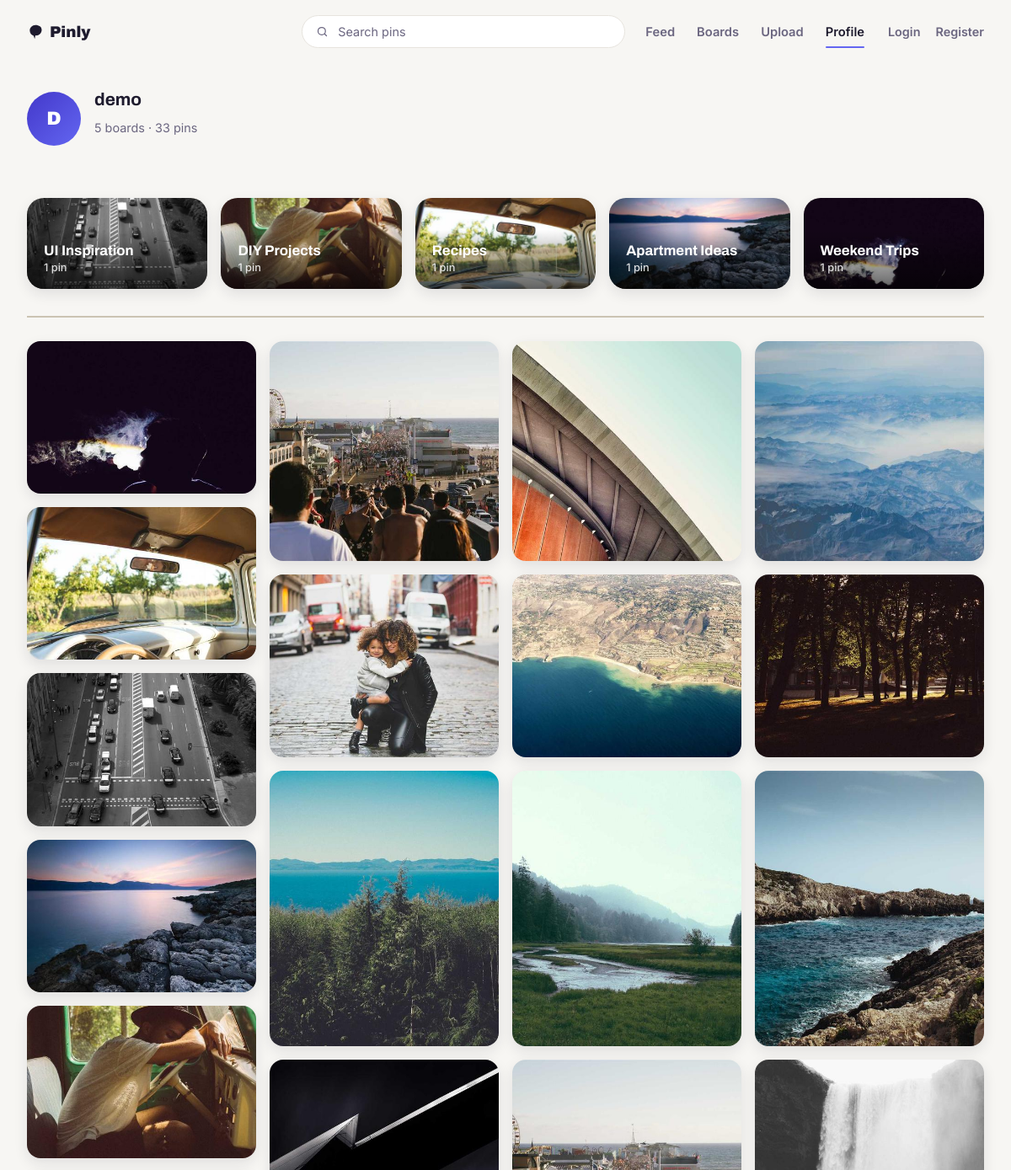
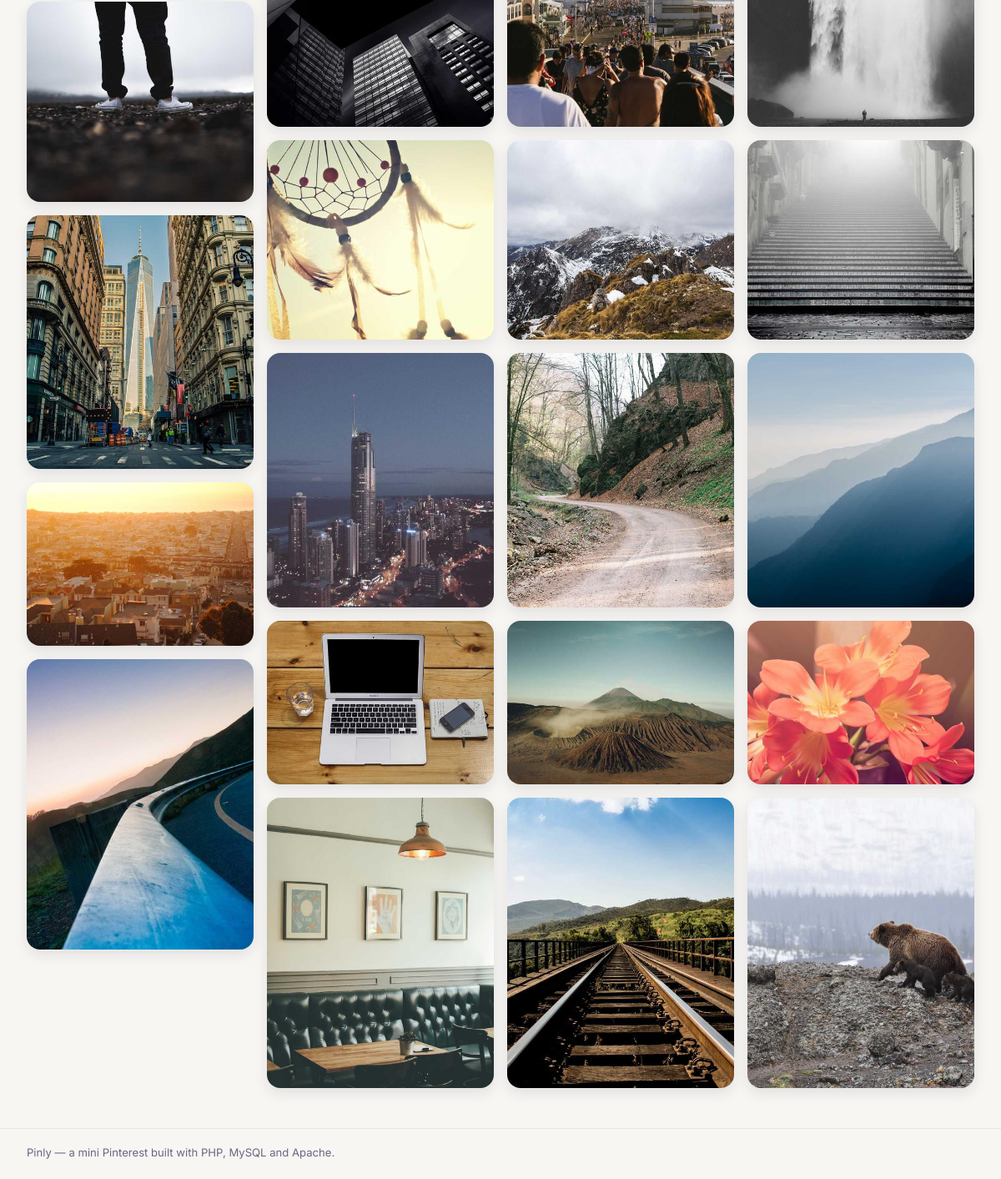
Screenshot of /profile.php?username=demo with the database file from the repository (2 pictures, top to bottom).
### tables this page shows
CREATE TABLE users (
  id INT UNSIGNED AUTO_INCREMENT PRIMARY KEY,
  username VARCHAR(50) NOT NULL UNIQUE,
  email VARCHAR(255) NOT NULL UNIQUE,
  password_hash VARCHAR(255) NOT NULL,
  created_at TIMESTAMP NOT NULL DEFAULT CURRENT_TIMESTAMP
);

CREATE TABLE boards (
  id INT UNSIGNED AUTO_INCREMENT PRIMARY KEY,
  user_id INT UNSIGNED NOT NULL,
  name VARCHAR(100) NOT NULL,
  created_at TIMESTAMP NOT NULL DEFAULT CURRENT_TIMESTAMP,
  FOREIGN KEY (user_id) REFERENCES users(id) ON DELETE CASCADE,
  INDEX idx_boards_user_id (user_id),
  UNIQUE KEY uq_boards_user_name (user_id, name)
);

CREATE TABLE pins (
  id INT UNSIGNED AUTO_INCREMENT PRIMARY KEY,
  user_id INT UNSIGNED NOT NULL,
  image_path VARCHAR(255) NOT NULL,
  title VARCHAR(150) NOT NULL,
  description TEXT,
  created_at TIMESTAMP NOT NULL DEFAULT CURRENT_TIMESTAMP,
  FOREIGN KEY (user_id) REFERENCES users(id) ON DELETE CASCADE,
  INDEX idx_pins_user_id (user_id),
  INDEX idx_pins_created_at (created_at)
);

### includes/functions.php (called while the page is built, shortened)
<?php
function e(?string $value): string
{
    return htmlspecialchars($value ?? '', ENT_QUOTES, 'UTF-8');
}
function pin_aspect_ratio(string $relativePath): string
{
    $size = @getimagesize(__DIR__ . '/../public/' . $relativePath);
    return $size[0] . ' / ' . $size[1];
}
function pin_count_label(int $count): string
{
    return $count . ' pin' . ($count === 1 ? '' : 's');
}

### includes/auth.php (called while the page is built, shortened)
<?php
function current_user_id(): ?int
{
    return $_SESSION['user_id'] ?? null;
}
function current_user(PDO $pdo): ?array
{
    $id = current_user_id();
    if ($id === null) {
        return null;
    }
    $stmt = $pdo->prepare('SELECT id, username, email FROM users WHERE id = ?');
    $stmt->execute([$id]);
    $user = $stmt->fetch();
    return $user ?: null;
}

### public/profile.php (the view, shortened to what this page needs)
<?php
require __DIR__ . '/../includes/bootstrap.php';
$username = trim($_GET['username'] ?? '');
if ($username === '') {
    require_login();
    $stmt = $pdo->prepare('SELECT id, username, created_at FROM users WHERE id = ?');
    $stmt->execute([current_user_id()]);
} else {
    $stmt = $pdo->prepare('SELECT id, username, created_at FROM users WHERE username = ?');
    $stmt->execute([$username]);
}
$profileUser = $stmt->fetch();
$stmt = $pdo->prepare(
    'SELECT boards.id, boards.name,
            COUNT(board_pins.pin_id) AS pin_count,
            (SELECT p.image_path FROM board_pins bp
               JOIN pins p ON p.id = bp.pin_id
              WHERE bp.board_id = boards.id
              ORDER BY bp.added_at DESC LIMIT 1) AS cover_image
     FROM boards
     LEFT JOIN board_pins ON board_pins.board_id = boards.id
     WHERE boards.user_id = ?
     GROUP BY boards.id
     ORDER BY boards.created_at DESC'
);
$stmt->execute([$profileUser['id']]);
$boards = $stmt->fetchAll();
$stmt = $pdo->prepare('SELECT id, image_path, title FROM pins WHERE user_id = ? ORDER BY created_at DESC');
$stmt->execute([$profileUser['id']]);
$pins = $stmt->fetchAll();
$activeTab = 'profile';
require __DIR__ . '/../includes/header.php';
?>
<div class="profile-header">
  <div class="avatar"><?= e(strtoupper(substr($profileUser['username'], 0, 1))) ?></div>
  <div>
    <h1><?= e($profileUser['username']) ?></h1>
    <p class="sub"><?= count($boards) ?> board<?= count($boards) === 1 ? '' : 's' ?> · <?= pin_count_label(count($pins)) ?></p>
  </div>
</div>
<section class="section">
  <?php if (!$boards): ?>
    <p class="boards-empty">No boards yet.</p>
  <?php else: ?>
    <div class="boards-row">
      <?php foreach ($boards as $board): ?>
        <?php if ($board['cover_image']): ?>
          <a class="board-card photo" href="board.php?id=<?= (int) $board['id'] ?>">
            <div class="art"><img data-src="<?= e($board['cover_image']) ?>" alt=""></div>
            <h3><?= e($board['name']) ?></h3>
            <span class="count"><?= pin_count_label((int) $board['pin_count']) ?></span>
          </a>
        <?php endif; ?>
      <?php endforeach; ?>
    </div>
  <?php endif; ?>
</section>
<section class="section"><hr class="divider"></section>
<section class="section">
  <?php if (!$pins): ?>
    <p class="masonry-empty">No pins yet.</p>
  <?php else: ?>
    <div class="masonry">
      <?php foreach ($pins as $pin): ?>
        <div class="pin-card">
          <a class="art-link" href="pin.php?id=<?= (int) $pin['id'] ?>">
            <div class="art" style="aspect-ratio: <?= pin_aspect_ratio($pin['image_path']) ?>;"><img data-src="<?= e($pin['image_path']) ?>" alt="<?= e($pin['title']) ?>"></div>
          </a>
        </div>
      <?php endforeach; ?>
    </div>
  <?php endif; ?>
</section>
<?php require __DIR__ . '/../includes/footer.php'; ?>

### includes/header.php (shortened to what this page needs)
<!doctype html>
<html lang="en">
<head>
<link rel="stylesheet" href="assets/css/style.css">
</head>
<body>
<?php require __DIR__ . '/nav.php'; ?>

### includes/nav.php
<?php
$activeTab = $activeTab ?? '';
$viewer = current_user($pdo);
?>
<div class="topbar">
  <a class="brand" href="index.php">
    <svg width="20" height="20" viewBox="0 0 24 24" fill="none">
      <path d="M12 2C7.58 2 4 5.58 4 10c0 3.5 2.3 6.47 5.5 7.5L11 22l1-5.1c.33.03.66.1 1 .1 4.42 0 8-3.58 8-8s-3.58-7-9-7z" fill="currentColor"/>
    </svg>
    Pinly
  </a>
  <form class="search" action="index.php" method="get">
    <svg width="15" height="15" viewBox="0 0 24 24" fill="none" stroke="currentColor" stroke-width="2" stroke-linecap="round" stroke-linejoin="round">
      <circle cx="11" cy="11" r="7"/><path d="m20 20-3.5-3.5"/>
    </svg>
    <input type="text" name="q" placeholder="Search pins" value="<?= e($_GET['q'] ?? '') ?>">
  </form>
  <div class="nav-group">
    <nav class="nav-tabs">
      <a class="tab<?= $activeTab === 'feed' ? ' active' : '' ?>" href="index.php">Feed</a>
      <a class="tab<?= $activeTab === 'boards' ? ' active' : '' ?>" href="boards.php">Boards</a>
      <a class="tab<?= $activeTab === 'upload' ? ' active' : '' ?>" href="upload.php">Upload</a>
      <a class="tab<?= $activeTab === 'profile' ? ' active' : '' ?>" href="profile.php">Profile</a>
    </nav>
    <div class="nav-actions">
      <?php if ($viewer): ?>
        <a class="text-link" href="logout.php">Logout</a>
      <?php else: ?>
        <a class="text-link" href="login.php">Login</a>
        <a class="text-link" href="register.php">Register</a>
      <?php endif; ?>
    </div>
  </div>
</div>

### includes/footer.php (shortened to what this page needs)
  <footer>Pinly — a mini Pinterest built with PHP, MySQL and Apache.</footer>
</body>
</html>

### rows the page displays
users: username "D", username "demo"
boards: shows a picture, name "UI Inspiration", pin_count "1 pin"
boards: shows a picture, name "DIY Projects", pin_count "1 pin"
boards: shows a picture, name "Recipes", pin_count "1 pin"
boards: shows a picture, name "Apartment Ideas", pin_count "1 pin"
boards: shows a picture, name "Weekend Trips", pin_count "1 pin"
pins: image_path (picture)
pins: image_path (picture)
pins: image_path (picture)
pins: image_path (picture)
pins: image_path (picture)
pins: image_path (picture)
pins: image_path (picture)
pins: image_path (picture)
pins: image_path (picture)
pins: image_path (picture)
pins: image_path (picture)
pins: image_path (picture)
pins: image_path (picture)
pins: image_path (picture)
pins: image_path (picture)
pins: image_path (picture)
pins: image_path (picture)
pins: image_path (picture)
pins: image_path (picture)
pins: image_path (picture)
pins: image_path (picture)
pins: image_path (picture)
pins: image_path (picture)
pins: image_path (picture)
pins: image_path (picture)
pins: image_path (picture)
pins: image_path (picture)
pins: image_path (picture)
pins: image_path (picture)
pins: image_path (picture)
pins: image_path (picture)
pins: image_path (picture)
pins: image_path (picture)

### other values shown
count($boards) "5"
pin_count_label(count($pins)) "33 pins"
